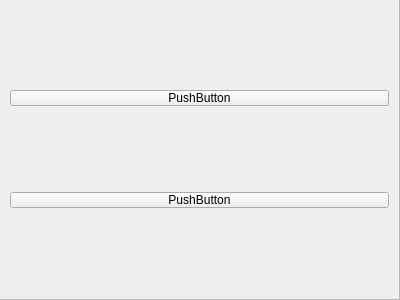
<?xml version="1.0" encoding="UTF-8"?>
<ui version="4.0">
 <class>MainWindow</class>
 <widget class="QMainWindow" name="MainWindow">
  <property name="geometry">
   <rect>
    <x>0</x>
    <y>0</y>
    <width>400</width>
    <height>300</height>
   </rect>
  </property>
  <property name="windowTitle">
   <string>MainWindow</string>
  </property>
  <widget class="QWidget" name="centralWidget">
   <widget class="QScrollArea" name="scrollArea">
    <property name="geometry">
     <rect>
      <x>-1</x>
      <y>-1</y>
      <width>401</width>
      <height>301</height>
     </rect>
    </property>
    <property name="widgetResizable">
     <bool>true</bool>
    </property>
    <widget class="QWidget" name="scrollAreaWidgetContents">
     <property name="geometry">
      <rect>
       <x>0</x>
       <y>0</y>
       <width>399</width>
       <height>299</height>
      </rect>
     </property>
     <property name="styleSheet">
      <string notr="true">margin: 0px;</string>
     </property>
     <widget class="QWidget" name="verticalLayoutWidget">
      <property name="geometry">
       <rect>
        <x>-1</x>
        <y>-1</y>
        <width>401</width>
        <height>301</height>
       </rect>
      </property>
      <layout class="QVBoxLayout" name="verticalLayout">
       <item>
        <widget class="QPushButton" name="pushButton_2">
         <property name="text">
          <string>PushButton</string>
         </property>
        </widget>
       </item>
       <item>
        <widget class="QPushButton" name="pushButton">
         <property name="text">
          <string>PushButton</string>
         </property>
        </widget>
       </item>
      </layout>
     </widget>
    </widget>
   </widget>
  </widget>
 </widget>
 <layoutdefault spacing="6" margin="11"/>
 <resources/>
 <connections/>
</ui>
